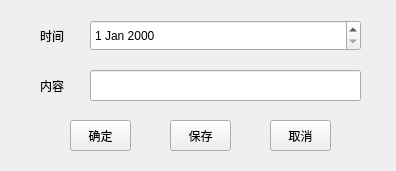
<?xml version="1.0" encoding="UTF-8"?>
<ui version="4.0">
 <class>Task</class>
 <widget class="QWidget" name="Task">
  <property name="geometry">
   <rect>
    <x>0</x>
    <y>0</y>
    <width>396</width>
    <height>171</height>
   </rect>
  </property>
  <property name="windowTitle">
   <string>Task</string>
  </property>
  <widget class="QLabel" name="Time">
   <property name="geometry">
    <rect>
     <x>40</x>
     <y>20</y>
     <width>31</width>
     <height>31</height>
    </rect>
   </property>
   <property name="text">
    <string>时间</string>
   </property>
  </widget>
  <widget class="QLabel" name="ConTent">
   <property name="geometry">
    <rect>
     <x>40</x>
     <y>70</y>
     <width>31</width>
     <height>31</height>
    </rect>
   </property>
   <property name="text">
    <string>内容</string>
   </property>
  </widget>
  <widget class="QToolButton" name="OK">
   <property name="geometry">
    <rect>
     <x>70</x>
     <y>120</y>
     <width>61</width>
     <height>31</height>
    </rect>
   </property>
   <property name="text">
    <string>确定</string>
   </property>
  </widget>
  <widget class="QToolButton" name="NO">
   <property name="geometry">
    <rect>
     <x>270</x>
     <y>120</y>
     <width>61</width>
     <height>31</height>
    </rect>
   </property>
   <property name="text">
    <string>取消</string>
   </property>
  </widget>
  <widget class="QLineEdit" name="ContentIn">
   <property name="geometry">
    <rect>
     <x>90</x>
     <y>70</y>
     <width>271</width>
     <height>31</height>
    </rect>
   </property>
  </widget>
  <widget class="QDateEdit" name="TimeIn">
   <property name="geometry">
    <rect>
     <x>90</x>
     <y>20</y>
     <width>271</width>
     <height>31</height>
    </rect>
   </property>
  </widget>
  <widget class="QToolButton" name="Save">
   <property name="geometry">
    <rect>
     <x>170</x>
     <y>120</y>
     <width>61</width>
     <height>31</height>
    </rect>
   </property>
   <property name="text">
    <string>保存</string>
   </property>
  </widget>
  <action name="actionOK">
   <property name="text">
    <string>OK</string>
   </property>
  </action>
  <action name="actionNO">
   <property name="text">
    <string>NO</string>
   </property>
  </action>
  <action name="actionSave">
   <property name="text">
    <string>Save</string>
   </property>
  </action>
 </widget>
 <resources/>
 <connections/>
</ui>
